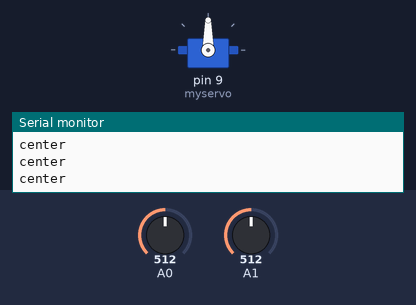
A sketch run on a simulated Arduino Uno, built with avr-gcc and run on an emulated ATmega328P. Parts: servo, the last lines printed to the serial monitor. The test bench sets the inputs (shaded band); at power-on: A0 = 512, A1 = 512.

Above: at 1.2 s.
1.3 s: A0 set to 0
At 1.6 s:
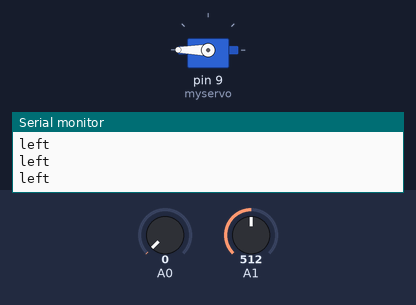
2.8 s: A0 set to 1023
At 4.0 s:
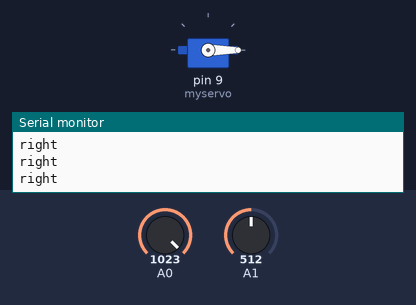
4.3 s: A0 set to 1012
At 5.6 s:
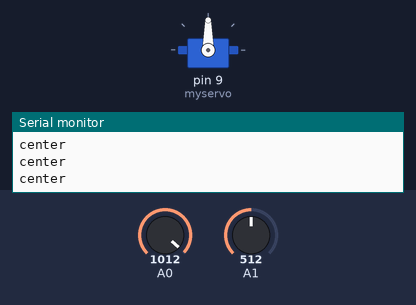
Timing chart, 0 to 7.3 s (numbered marks = the images above; inputs shaded):
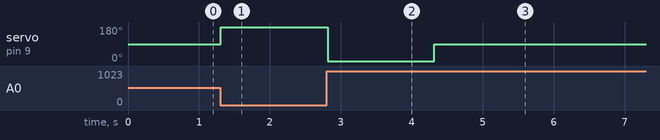

The sketch:

joystick.ino
```cpp
#include <Servo.h>
Servo myservo;
void setup() {
  myservo.attach(9);
  Serial.begin(9600);
}

void loop() {
  if ((analogRead(A0) == 1023) && (analogRead(A1) < 700 && analogRead(A1) > 300)){
    myservo.write(0);
    Serial.println("right");
  }
  else if ((analogRead(A0) == 0)&&(analogRead(A1) < 800 && analogRead(A1) > 300)){
    myservo.write(180);
    Serial.println("left");
  }
  else {
    myservo.write(90);
    Serial.println("center");
  }
  delay(100);
}
```

Measured:
- the behaviour switches between 1023 and 1022 on A0 (found by bisection; images 2 and 3)
- after the input at 1.3 s, servo on pin 9 (myservo): 90° → 180° at once
- after the input at 2.8 s, servo on pin 9 (myservo): 180° → 0° at once
- after the input at 4.3 s, servo on pin 9 (myservo): 0° → 90° at once
